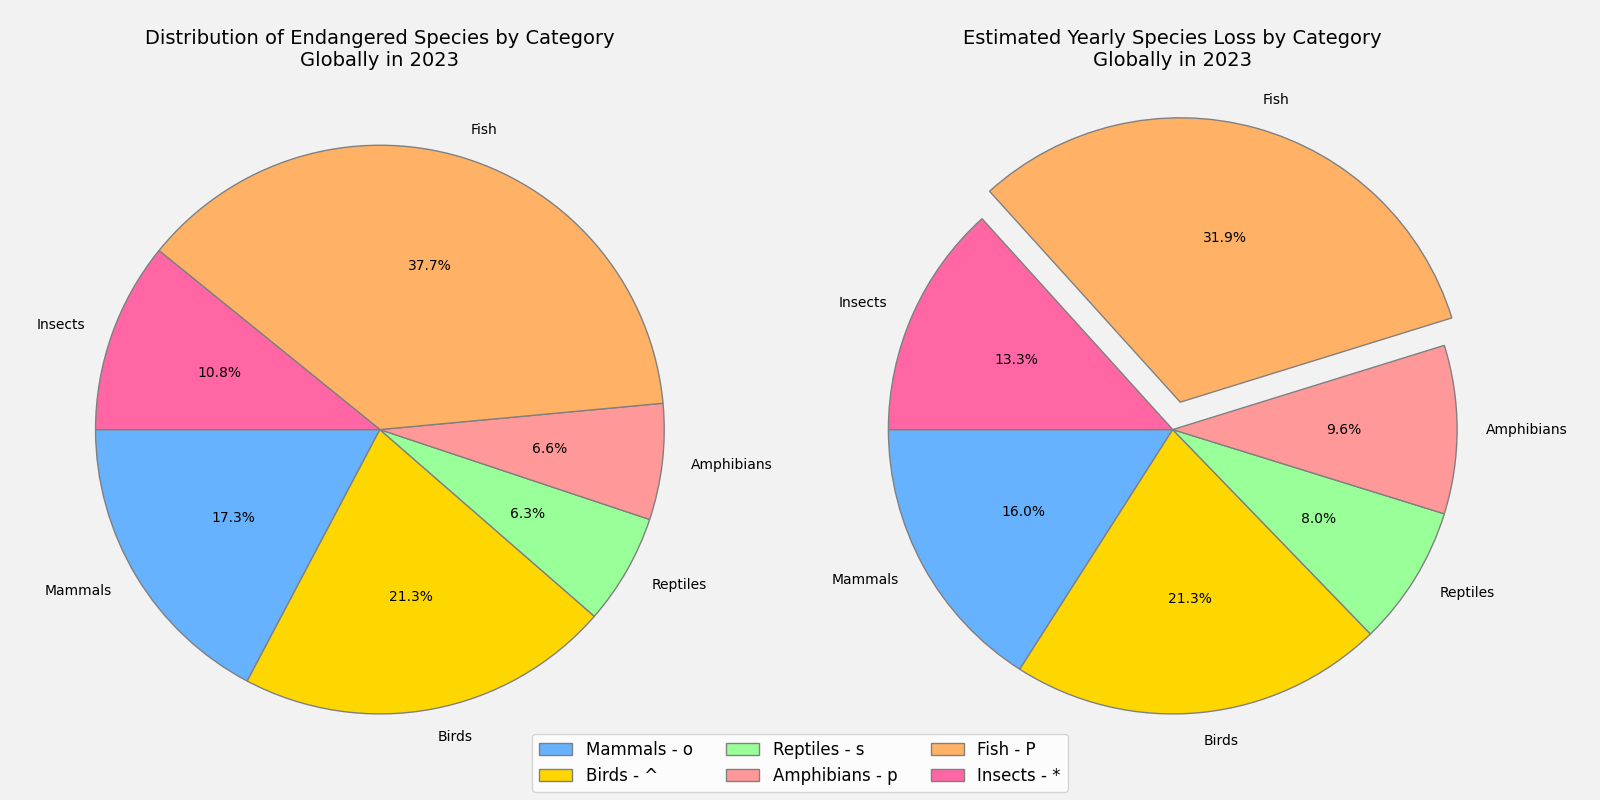

Recreate this plot in Python.
import matplotlib.pyplot as plt
import numpy as np

species_categories = ['Mammals', 'Birds', 'Reptiles', 'Amphibians', 'Fish', 'Insects']
number_of_species = [550, 679, 200, 210, 1200, 345]
species_lost_per_year = [30, 40, 15, 18, 60, 25]

colors = ['#66B2FF', '#FFD700', '#99FF99', '#FF9999', '#FFB266', '#FF66A3']  # Changed the color order

fig, (ax1, ax2) = plt.subplots(1, 2, figsize=(16, 8))

ax1.pie(
    number_of_species, 
    labels=species_categories, 
    autopct='%1.1f%%', 
    startangle=180,  # Changed start angle
    colors=colors, 
    wedgeprops={'edgecolor': 'gray'}  # Changed border color
)

ax1.set_title('Distribution of Endangered Species by Category\nGlobally in 2023', fontsize=14)

ax2.pie(
    species_lost_per_year, 
    labels=species_categories, 
    autopct='%1.1f%%', 
    startangle=180,  # Changed start angle
    colors=colors, 
    wedgeprops={'edgecolor': 'gray'},  # Changed border color
    explode=[0.1 if i == max(species_lost_per_year) else 0 for i in species_lost_per_year]
)

ax2.set_title('Estimated Yearly Species Loss by Category\nGlobally in 2023', fontsize=14)

# Added grid effect by changing the face color of the figure
fig.patch.set_facecolor('#f2f2f2')  

# Changed the marker styles and added legend
markers = ['o', '^', 's', 'p', 'P', '*']  # Defined marker styles
legend_labels = [f'{cat} - {mark}' for cat, mark in zip(species_categories, markers)]
plt.figlegend(legend_labels, loc='lower center', ncol=3, fontsize=12)

plt.tight_layout(rect=[0, 0, 1, 0.95])
plt.show()
